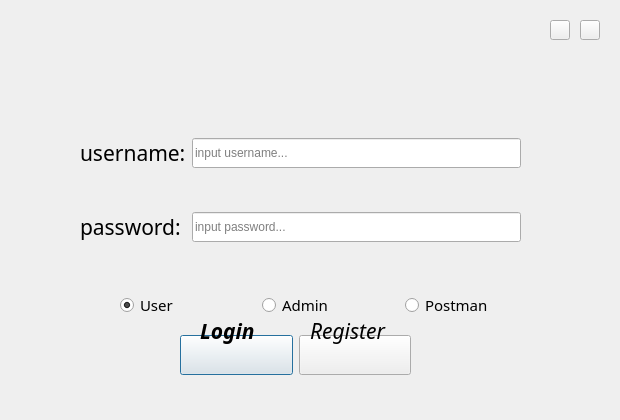
<?xml version="1.0" encoding="UTF-8"?>
<ui version="4.0">
 <class>loginpage</class>
 <widget class="QDialog" name="loginpage">
  <property name="geometry">
   <rect>
    <x>0</x>
    <y>0</y>
    <width>620</width>
    <height>420</height>
   </rect>
  </property>
  <property name="windowTitle">
   <string>Login</string>
  </property>
  <widget class="QWidget" name="mainWidget" native="true">
   <property name="geometry">
    <rect>
     <x>10</x>
     <y>10</y>
     <width>600</width>
     <height>400</height>
    </rect>
   </property>
   <widget class="QWidget" name="horizontalLayoutWidget_2">
    <property name="geometry">
     <rect>
      <x>170</x>
      <y>320</y>
      <width>231</width>
      <height>51</height>
     </rect>
    </property>
    <layout class="QHBoxLayout" name="horizontalLayout_2">
     <item>
      <widget class="QPushButton" name="loginbtn">
       <property name="minimumSize">
        <size>
         <width>0</width>
         <height>40</height>
        </size>
       </property>
       <property name="text">
        <string/>
       </property>
      </widget>
     </item>
     <item>
      <widget class="QPushButton" name="registerbtn">
       <property name="minimumSize">
        <size>
         <width>0</width>
         <height>40</height>
        </size>
       </property>
       <property name="text">
        <string/>
       </property>
      </widget>
     </item>
    </layout>
    <zorder>registerbtn</zorder>
    <zorder>loginbtn</zorder>
   </widget>
   <widget class="QWidget" name="verticalLayoutWidget_2">
    <property name="geometry">
     <rect>
      <x>70</x>
      <y>90</y>
      <width>441</width>
      <height>181</height>
     </rect>
    </property>
    <layout class="QGridLayout" name="gridLayout">
     <item row="0" column="0">
      <widget class="QLabel" name="username_2">
       <property name="enabled">
        <bool>true</bool>
       </property>
       <property name="sizeIncrement">
        <size>
         <width>0</width>
         <height>0</height>
        </size>
       </property>
       <property name="font">
        <font>
         <family>Corbel</family>
         <pointsize>16</pointsize>
         <weight>50</weight>
         <bold>false</bold>
        </font>
       </property>
       <property name="text">
        <string>username:</string>
       </property>
       <property name="margin">
        <number>10</number>
       </property>
      </widget>
     </item>
     <item row="0" column="1">
      <widget class="QLineEdit" name="usernameinput">
       <property name="minimumSize">
        <size>
         <width>0</width>
         <height>30</height>
        </size>
       </property>
       <property name="styleSheet">
        <string notr="true"/>
       </property>
       <property name="placeholderText">
        <string>input username...</string>
       </property>
      </widget>
     </item>
     <item row="1" column="0">
      <widget class="QLabel" name="passwd_2">
       <property name="font">
        <font>
         <family>Corbel</family>
         <pointsize>16</pointsize>
         <weight>50</weight>
         <bold>false</bold>
        </font>
       </property>
       <property name="text">
        <string>password:</string>
       </property>
       <property name="textFormat">
        <enum>Qt::AutoText</enum>
       </property>
       <property name="wordWrap">
        <bool>false</bool>
       </property>
       <property name="margin">
        <number>10</number>
       </property>
      </widget>
     </item>
     <item row="1" column="1">
      <widget class="QLineEdit" name="passwdinput">
       <property name="minimumSize">
        <size>
         <width>0</width>
         <height>30</height>
        </size>
       </property>
       <property name="inputMask">
        <string/>
       </property>
       <property name="text">
        <string/>
       </property>
       <property name="echoMode">
        <enum>QLineEdit::Password</enum>
       </property>
       <property name="placeholderText">
        <string>input password...</string>
       </property>
      </widget>
     </item>
    </layout>
   </widget>
   <widget class="QPushButton" name="quit">
    <property name="geometry">
     <rect>
      <x>570</x>
      <y>10</y>
      <width>20</width>
      <height>20</height>
     </rect>
    </property>
    <property name="text">
     <string/>
    </property>
   </widget>
   <widget class="QLabel" name="loginLabel">
    <property name="geometry">
     <rect>
      <x>190</x>
      <y>300</y>
      <width>71</width>
      <height>41</height>
     </rect>
    </property>
    <property name="font">
     <font>
      <family>Corbel</family>
      <pointsize>16</pointsize>
      <weight>75</weight>
      <italic>true</italic>
      <bold>true</bold>
     </font>
    </property>
    <property name="text">
     <string>Login</string>
    </property>
   </widget>
   <widget class="QLabel" name="registerLabel">
    <property name="geometry">
     <rect>
      <x>300</x>
      <y>300</y>
      <width>91</width>
      <height>41</height>
     </rect>
    </property>
    <property name="font">
     <font>
      <family>Corbel</family>
      <pointsize>16</pointsize>
      <weight>50</weight>
      <italic>true</italic>
      <bold>false</bold>
     </font>
    </property>
    <property name="text">
     <string>Register</string>
    </property>
   </widget>
   <widget class="QPushButton" name="minimize">
    <property name="geometry">
     <rect>
      <x>540</x>
      <y>10</y>
      <width>20</width>
      <height>20</height>
     </rect>
    </property>
    <property name="styleSheet">
     <string notr="true">width:20px;height:20px;</string>
    </property>
    <property name="text">
     <string/>
    </property>
   </widget>
   <widget class="QWidget" name="horizontalLayoutWidget">
    <property name="geometry">
     <rect>
      <x>110</x>
      <y>280</y>
      <width>421</width>
      <height>31</height>
     </rect>
    </property>
    <layout class="QHBoxLayout" name="horizontalLayout">
     <item>
      <widget class="QRadioButton" name="userbtn">
       <property name="font">
        <font>
         <family>Corbel</family>
         <pointsize>11</pointsize>
        </font>
       </property>
       <property name="text">
        <string>User</string>
       </property>
       <property name="checked">
        <bool>true</bool>
       </property>
      </widget>
     </item>
     <item>
      <widget class="QRadioButton" name="adminbtn">
       <property name="font">
        <font>
         <family>Corbel</family>
         <pointsize>11</pointsize>
        </font>
       </property>
       <property name="text">
        <string>Admin</string>
       </property>
      </widget>
     </item>
     <item>
      <widget class="QRadioButton" name="postmanbtn">
       <property name="font">
        <font>
         <family>Corbel</family>
         <pointsize>11</pointsize>
        </font>
       </property>
       <property name="text">
        <string>Postman</string>
       </property>
      </widget>
     </item>
    </layout>
   </widget>
   <zorder>horizontalLayoutWidget_2</zorder>
   <zorder>verticalLayoutWidget_2</zorder>
   <zorder>quit</zorder>
   <zorder>loginLabel</zorder>
   <zorder>minimize</zorder>
   <zorder>registerLabel</zorder>
   <zorder>horizontalLayoutWidget</zorder>
  </widget>
 </widget>
 <resources/>
 <connections/>
</ui>
